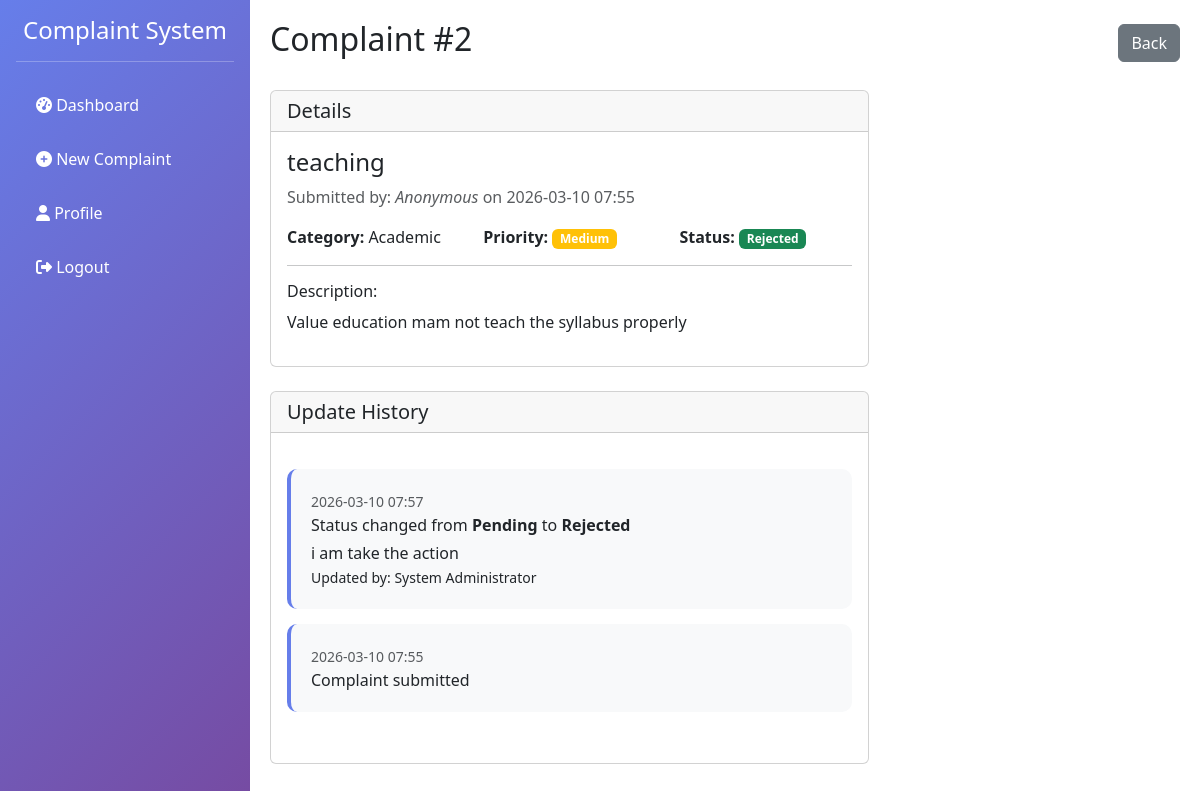
The page /complaint/2 (signed in) on the database its author committed.
### app.py (models this page shows)
class Complaint(db.Model):
    __tablename__ = 'complaint'
    id = db.Column(db.Integer, primary_key=True)
    user_id = db.Column(db.Integer, db.ForeignKey('user.id'), nullable=False)
    title = db.Column(db.String(200), nullable=False)
    description = db.Column(db.Text, nullable=False)
    category = db.Column(db.String(50), nullable=False)
    priority = db.Column(db.String(20), default='Medium')
    status = db.Column(db.String(20), default='Pending')
    assigned_to = db.Column(db.Integer, db.ForeignKey('user.id'))
    department_id = db.Column(db.Integer, db.ForeignKey('department.id'))
    submitted_at = db.Column(db.DateTime, default=datetime.utcnow)
    last_updated = db.Column(db.DateTime, default=datetime.utcnow, onupdate=datetime.utcnow)
    resolved_at = db.Column(db.DateTime)
    attachment = db.Column(db.String(200))
    anonymous = db.Column(db.Boolean, default=False)
    feedback_rating = db.Column(db.Integer)
    feedback_comment = db.Column(db.Text)
    updates = db.relationship('ComplaintUpdate', backref='complaint', cascade='all, delete-orphan')

class ComplaintUpdate(db.Model):
    __tablename__ = 'complaint_update'
    id = db.Column(db.Integer, primary_key=True)
    complaint_id = db.Column(db.Integer, db.ForeignKey('complaint.id'), nullable=False)
    updated_by = db.Column(db.Integer, db.ForeignKey('user.id'), nullable=False)
    old_status = db.Column(db.String(20))
    new_status = db.Column(db.String(20))
    remarks = db.Column(db.Text)
    updated_at = db.Column(db.DateTime, default=datetime.utcnow)
    updater = db.relationship('User', foreign_keys=[updated_by])

class User(db.Model):
    __tablename__ = 'user'
    id = db.Column(db.Integer, primary_key=True)
    username = db.Column(db.String(80), unique=True, nullable=False)
    password = db.Column(db.String(120), nullable=False)
    email = db.Column(db.String(120), unique=True, nullable=False)
    full_name = db.Column(db.String(120), nullable=False)
    role = db.Column(db.String(20), nullable=False, default='student')
    department = db.Column(db.String(50))
    phone = db.Column(db.String(15))
    profile_pic = db.Column(db.String(200), default='default.jpg')
    created_at = db.Column(db.DateTime, default=datetime.utcnow)
    last_login = db.Column(db.DateTime)
    status = db.Column(db.Boolean, default=True)
    complaints = db.relationship('Complaint', foreign_keys='Complaint.user_id', backref='user', lazy=True)
    assigned_complaints = db.relationship('Complaint', foreign_keys='Complaint.assigned_to', backref='assignee', lazy=True)

### app.py (the view)
@app.route('/complaint/<int:complaint_id>')
@login_required
def view_complaint(complaint_id):
    complaint = Complaint.query.get_or_404(complaint_id)
    if session['role'] == 'student' and complaint.user_id != session['user_id']:
        flash('Access denied!', 'danger')
        return redirect(url_for('dashboard'))
    updates = ComplaintUpdate.query.filter_by(complaint_id=complaint_id).order_by(ComplaintUpdate.updated_at.desc()).all()
    return render_template('view_complaint.html', complaint=complaint, updates=updates)

### app.py (called while the page is built)
def login_required(f):
    @wraps(f)
    def decorated_function(*args, **kwargs):
        if 'user_id' not in session:
            flash('Please login first!', 'warning')
            return redirect(url_for('login'))
        return f(*args, **kwargs)
    return decorated_function

### templates/view_complaint.html (shortened to what this page needs)
<!DOCTYPE html>
<html>
<head>
    <link href="https://cdn.jsdelivr.net/npm/bootstrap@5.3.0/dist/css/bootstrap.min.css" rel="stylesheet">
    <link rel="stylesheet" href="https://cdnjs.cloudflare.com/ajax/libs/font-awesome/6.4.0/css/all.min.css">
</head>
<body>
    <div class="sidebar">
        <div class="p-3">
            <h4 class="text-white text-center">Complaint System</h4>
            <hr class="text-white">
            <a href="{{ url_for('dashboard') }}"><i class="fas fa-tachometer-alt"></i> Dashboard</a>
            {% if session['role'] == 'student' %}
            <a href="{{ url_for('new_complaint') }}"><i class="fas fa-plus-circle"></i> New Complaint</a>
            {% endif %}
            <a href="{{ url_for('profile') }}"><i class="fas fa-user"></i> Profile</a>
            <a href="{{ url_for('logout') }}"><i class="fas fa-sign-out-alt"></i> Logout</a>
        </div>
    </div>
    <div class="main-content">
        <div class="d-flex justify-content-between align-items-center mb-4">
            <h2>Complaint #{{ complaint.id }}</h2>
            <a href="{{ url_for('dashboard') }}" class="btn btn-secondary">Back</a>
        </div>
        <div class="row">
            <div class="col-md-8">
                <div class="card mb-4">
                    <div class="card-header">
                        <h5 class="mb-0">Details</h5>
                    </div>
                    <div class="card-body">
                        <h4>{{ complaint.title }}</h4>
                        <p class="text-muted">
                            Submitted by:
                            {% if complaint.anonymous %}
                                <em>Anonymous</em>
                            {% else %}
                                {{ complaint.user.full_name }}
                            {% endif %}
                            on {{ complaint.submitted_at.strftime('%Y-%m-%d %H:%M') }}
                        </p>
                        <div class="row mb-3">
                            <div class="col-md-4">
                                <strong>Category:</strong> {{ complaint.category }}
                            </div>
                            <div class="col-md-4">
                                <strong>Priority:</strong>
                                <span class="badge bg-{{ 'danger' if complaint.priority == 'High' else 'warning' if complaint.priority == 'Medium' else 'success' }}">
                                    {{ complaint.priority }}
                                </span>
                            </div>
                            <div class="col-md-4">
                                <strong>Status:</strong>
                                <span class="badge bg-{{ 'warning' if complaint.status == 'Pending' else 'info' if complaint.status == 'In Progress' else 'success' }}">
                                    {{ complaint.status }}
                                </span>
                            </div>
                        </div>
                        <hr>
                        <h6>Description:</h6>
                        <p>{{ complaint.description }}</p>
                    </div>
                </div>
                <div class="card">
                    <div class="card-header">
                        <h5 class="mb-0">Update History</h5>
                    </div>
                    <div class="card-body">
                        <div class="timeline">
                            {% for update in updates %}
                            <div class="timeline-item">
                                <small class="text-muted">{{ update.updated_at.strftime('%Y-%m-%d %H:%M') }}</small>
                                <p class="mb-1">
                                    Status changed from <strong>{{ update.old_status }}</strong>
                                    to <strong>{{ update.new_status }}</strong>
                                </p>
                                <p class="mb-0">{{ update.remarks }}</p>
                                <small>Updated by: {{ update.updater.full_name }}</small>
                            </div>
                            {% endfor %}
                            <div class="timeline-item">
                                <small class="text-muted">{{ complaint.submitted_at.strftime('%Y-%m-%d %H:%M') }}</small>
                                <p class="mb-0">Complaint submitted</p>
                            </div>
                        </div>
                    </div>
                </div>
            </div>
            <div class="col-md-4">
            </div>
        </div>
    </div>
</body>
</html>

### templates/view_complaint.html (style rules this page uses)
.sidebar { min-height: 100vh; background: linear-gradient(135deg, #667eea 0%, #764ba2 100%); position: fixed; width: 250px; }
.sidebar a { color: white; padding: 15px 20px; text-decoration: none; display: block; }
.main-content { margin-left: 250px; padding: 20px; }
.timeline { position: relative; padding: 20px 0; }
.timeline-item { padding: 20px; background: #f8f9fa; border-radius: 10px; margin-bottom: 15px; border-left: 4px solid #667eea; }

### rows shown on the page
Complaint: id "2", title "teaching", submitted_at "2026-03-10 07:55", category "Academic", priority "Medium", status "Rejected", description "Value education mam not teach the syllabus properly"
ComplaintUpdate: updated_at "2026-03-10 07:57", old_status "Pending", new_status "Rejected", remarks "i am take the action", updater.full_name "System Administrator"
